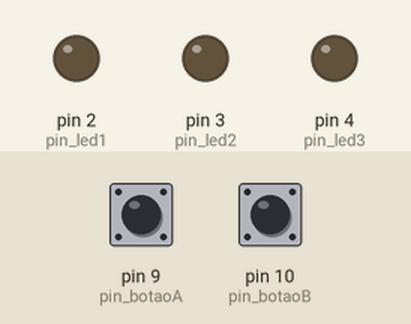
Simulated run of this sketch. Board: Arduino Uno, built with avr-gcc and run on an emulated ATmega328P. On the bench: output pins drawn as LEDs (lit = HIGH). The test bench sets the inputs (shaded band); at power-on: pin 9 (pin_botaoA) LOW, pin 10 (pin_botaoB) LOW.

Above: at 1.2 s.
1.3 s: pin 9 (pin_botaoA) pulled HIGH for 0.15 s
At 1.37 s:
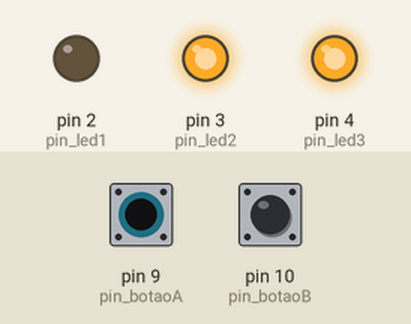
2.9 s: pin 9 (pin_botaoA) pulled HIGH for 3.2 s
At 6.9 s:
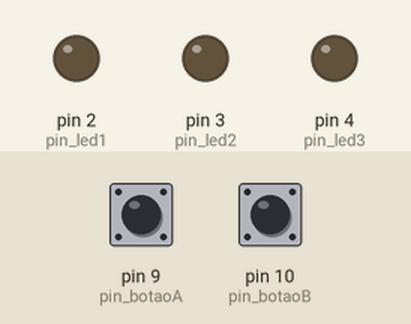
7.6 s: pin 10 (pin_botaoB) pulled HIGH for 3.2 s
At 8.0 s:
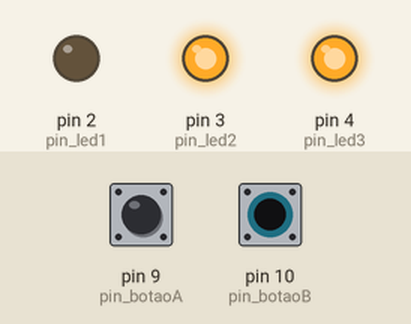
12.3 s: pin 9 (pin_botaoA) driven HIGH and pin 10 (pin_botaoB) driven HIGH
At 12.8 s:
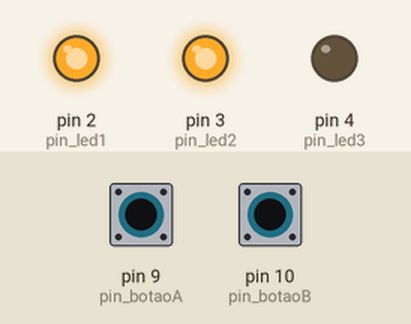
Timing chart, 0 to 14.8 s (numbered marks = the images above; inputs shaded):
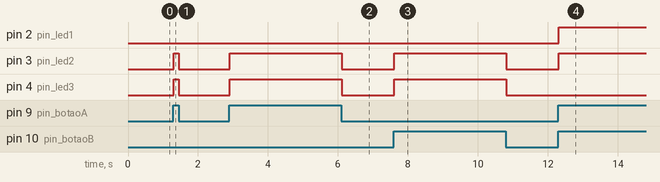

The sketch:

sketch_may13b.ino
```cpp
const int pin_botaoA = 9;
const int pin_botaoB = 10;
const int pin_led1 = 2;
const int pin_led2 =3;
const int pin_led3= 4;
bool botaoA = false;
bool botaoB = false;


void setup() {
    pinMode(pin_botaoA,INPUT);
    pinMode(pin_botaoB ,INPUT);
    pinMode(pin_led1, OUTPUT);
    pinMode(pin_led2, OUTPUT);
    pinMode(pin_led3, OUTPUT);

}

void loop() {
   botaoA = digitalRead(pin_botaoA);
   botaoB = digitalRead(pin_botaoB);
   if(botaoA && botaoB){
    digitalWrite(pin_led1, HIGH);

   }

   else {
     digitalWrite(pin_led1, LOW);
   }


     if (botaoA || botaoB){
      digitalWrite(pin_led2, HIGH);
   }

   else {
    digitalWrite(pin_led2, LOW);
   }

     if (botaoA ^ botaoB){
      digitalWrite(pin_led3, HIGH);
   }
   else {
    digitalWrite(pin_led3, LOW);
   }
  }
```

Measured:
- after the input at 1.3 s, pin 3 (pin_led2), pin 4 (pin_led3): LOW → HIGH at once, → LOW 0.15 s later
- after the input at 2.9 s, pin 3 (pin_led2), pin 4 (pin_led3): LOW → HIGH at once, → LOW 3.2 s later
- after the input at 7.6 s, pin 3 (pin_led2), pin 4 (pin_led3): LOW → HIGH at once, → LOW 3.2 s later
- after the input at 12.3 s, pin 2 (pin_led1), pin 3 (pin_led2): LOW → HIGH at once
